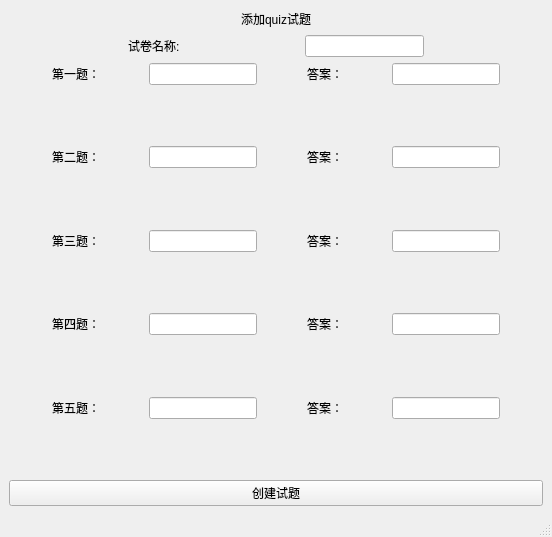
<?xml version="1.0" encoding="UTF-8"?>
<ui version="4.0">
 <class>teacher_add</class>
 <widget class="QMainWindow" name="teacher_add">
  <property name="geometry">
   <rect>
    <x>0</x>
    <y>0</y>
    <width>552</width>
    <height>537</height>
   </rect>
  </property>
  <property name="windowTitle">
   <string>MainWindow</string>
  </property>
  <widget class="QWidget" name="centralwidget">
   <layout class="QVBoxLayout" name="verticalLayout_2">
    <item>
     <layout class="QVBoxLayout" name="verticalLayout">
      <item>
       <layout class="QHBoxLayout" name="horizontalLayout">
        <item>
         <spacer name="horizontalSpacer">
          <property name="orientation">
           <enum>Qt::Horizontal</enum>
          </property>
          <property name="sizeHint" stdset="0">
           <size>
            <width>40</width>
            <height>20</height>
           </size>
          </property>
         </spacer>
        </item>
        <item>
         <widget class="QLabel" name="label">
          <property name="text">
           <string>添加quiz试题</string>
          </property>
         </widget>
        </item>
        <item>
         <spacer name="horizontalSpacer_2">
          <property name="orientation">
           <enum>Qt::Horizontal</enum>
          </property>
          <property name="sizeHint" stdset="0">
           <size>
            <width>40</width>
            <height>20</height>
           </size>
          </property>
         </spacer>
        </item>
       </layout>
      </item>
      <item>
       <layout class="QHBoxLayout" name="horizontalLayout_2">
        <item>
         <spacer name="horizontalSpacer_3">
          <property name="orientation">
           <enum>Qt::Horizontal</enum>
          </property>
          <property name="sizeHint" stdset="0">
           <size>
            <width>40</width>
            <height>20</height>
           </size>
          </property>
         </spacer>
        </item>
        <item>
         <widget class="QLabel" name="label_2">
          <property name="text">
           <string>试卷名称:</string>
          </property>
         </widget>
        </item>
        <item>
         <spacer name="horizontalSpacer_4">
          <property name="orientation">
           <enum>Qt::Horizontal</enum>
          </property>
          <property name="sizeHint" stdset="0">
           <size>
            <width>40</width>
            <height>20</height>
           </size>
          </property>
         </spacer>
        </item>
        <item>
         <widget class="QLineEdit" name="papername"/>
        </item>
        <item>
         <spacer name="horizontalSpacer_5">
          <property name="orientation">
           <enum>Qt::Horizontal</enum>
          </property>
          <property name="sizeHint" stdset="0">
           <size>
            <width>40</width>
            <height>20</height>
           </size>
          </property>
         </spacer>
        </item>
       </layout>
      </item>
      <item>
       <layout class="QHBoxLayout" name="horizontalLayout_3">
        <item>
         <spacer name="horizontalSpacer_6">
          <property name="orientation">
           <enum>Qt::Horizontal</enum>
          </property>
          <property name="sizeHint" stdset="0">
           <size>
            <width>40</width>
            <height>20</height>
           </size>
          </property>
         </spacer>
        </item>
        <item>
         <widget class="QLabel" name="label_3">
          <property name="text">
           <string>第一题：</string>
          </property>
         </widget>
        </item>
        <item>
         <spacer name="horizontalSpacer_7">
          <property name="orientation">
           <enum>Qt::Horizontal</enum>
          </property>
          <property name="sizeHint" stdset="0">
           <size>
            <width>40</width>
            <height>20</height>
           </size>
          </property>
         </spacer>
        </item>
        <item>
         <widget class="QLineEdit" name="q1"/>
        </item>
        <item>
         <spacer name="horizontalSpacer_8">
          <property name="orientation">
           <enum>Qt::Horizontal</enum>
          </property>
          <property name="sizeHint" stdset="0">
           <size>
            <width>40</width>
            <height>20</height>
           </size>
          </property>
         </spacer>
        </item>
        <item>
         <widget class="QLabel" name="label_4">
          <property name="text">
           <string>答案：</string>
          </property>
         </widget>
        </item>
        <item>
         <spacer name="horizontalSpacer_9">
          <property name="orientation">
           <enum>Qt::Horizontal</enum>
          </property>
          <property name="sizeHint" stdset="0">
           <size>
            <width>40</width>
            <height>20</height>
           </size>
          </property>
         </spacer>
        </item>
        <item>
         <widget class="QLineEdit" name="a1"/>
        </item>
        <item>
         <spacer name="horizontalSpacer_10">
          <property name="orientation">
           <enum>Qt::Horizontal</enum>
          </property>
          <property name="sizeHint" stdset="0">
           <size>
            <width>40</width>
            <height>20</height>
           </size>
          </property>
         </spacer>
        </item>
       </layout>
      </item>
      <item>
       <spacer name="verticalSpacer">
        <property name="orientation">
         <enum>Qt::Vertical</enum>
        </property>
        <property name="sizeHint" stdset="0">
         <size>
          <width>20</width>
          <height>40</height>
         </size>
        </property>
       </spacer>
      </item>
      <item>
       <layout class="QHBoxLayout" name="horizontalLayout_4">
        <item>
         <spacer name="horizontalSpacer_11">
          <property name="orientation">
           <enum>Qt::Horizontal</enum>
          </property>
          <property name="sizeHint" stdset="0">
           <size>
            <width>40</width>
            <height>20</height>
           </size>
          </property>
         </spacer>
        </item>
        <item>
         <widget class="QLabel" name="label_5">
          <property name="text">
           <string>第二题：</string>
          </property>
         </widget>
        </item>
        <item>
         <spacer name="horizontalSpacer_12">
          <property name="orientation">
           <enum>Qt::Horizontal</enum>
          </property>
          <property name="sizeHint" stdset="0">
           <size>
            <width>40</width>
            <height>20</height>
           </size>
          </property>
         </spacer>
        </item>
        <item>
         <widget class="QLineEdit" name="q2"/>
        </item>
        <item>
         <spacer name="horizontalSpacer_13">
          <property name="orientation">
           <enum>Qt::Horizontal</enum>
          </property>
          <property name="sizeHint" stdset="0">
           <size>
            <width>40</width>
            <height>20</height>
           </size>
          </property>
         </spacer>
        </item>
        <item>
         <widget class="QLabel" name="label_6">
          <property name="text">
           <string>答案：</string>
          </property>
         </widget>
        </item>
        <item>
         <spacer name="horizontalSpacer_14">
          <property name="orientation">
           <enum>Qt::Horizontal</enum>
          </property>
          <property name="sizeHint" stdset="0">
           <size>
            <width>40</width>
            <height>20</height>
           </size>
          </property>
         </spacer>
        </item>
        <item>
         <widget class="QLineEdit" name="a2"/>
        </item>
        <item>
         <spacer name="horizontalSpacer_15">
          <property name="orientation">
           <enum>Qt::Horizontal</enum>
          </property>
          <property name="sizeHint" stdset="0">
           <size>
            <width>40</width>
            <height>20</height>
           </size>
          </property>
         </spacer>
        </item>
       </layout>
      </item>
      <item>
       <spacer name="verticalSpacer_2">
        <property name="orientation">
         <enum>Qt::Vertical</enum>
        </property>
        <property name="sizeHint" stdset="0">
         <size>
          <width>20</width>
          <height>40</height>
         </size>
        </property>
       </spacer>
      </item>
      <item>
       <layout class="QHBoxLayout" name="horizontalLayout_5">
        <item>
         <spacer name="horizontalSpacer_16">
          <property name="orientation">
           <enum>Qt::Horizontal</enum>
          </property>
          <property name="sizeHint" stdset="0">
           <size>
            <width>40</width>
            <height>20</height>
           </size>
          </property>
         </spacer>
        </item>
        <item>
         <widget class="QLabel" name="label_7">
          <property name="text">
           <string>第三题：</string>
          </property>
         </widget>
        </item>
        <item>
         <spacer name="horizontalSpacer_17">
          <property name="orientation">
           <enum>Qt::Horizontal</enum>
          </property>
          <property name="sizeHint" stdset="0">
           <size>
            <width>40</width>
            <height>20</height>
           </size>
          </property>
         </spacer>
        </item>
        <item>
         <widget class="QLineEdit" name="q3"/>
        </item>
        <item>
         <spacer name="horizontalSpacer_18">
          <property name="orientation">
           <enum>Qt::Horizontal</enum>
          </property>
          <property name="sizeHint" stdset="0">
           <size>
            <width>40</width>
            <height>20</height>
           </size>
          </property>
         </spacer>
        </item>
        <item>
         <widget class="QLabel" name="label_8">
          <property name="text">
           <string>答案：</string>
          </property>
         </widget>
        </item>
        <item>
         <spacer name="horizontalSpacer_19">
          <property name="orientation">
           <enum>Qt::Horizontal</enum>
          </property>
          <property name="sizeHint" stdset="0">
           <size>
            <width>40</width>
            <height>20</height>
           </size>
          </property>
         </spacer>
        </item>
        <item>
         <widget class="QLineEdit" name="a3"/>
        </item>
        <item>
         <spacer name="horizontalSpacer_20">
          <property name="orientation">
           <enum>Qt::Horizontal</enum>
          </property>
          <property name="sizeHint" stdset="0">
           <size>
            <width>40</width>
            <height>20</height>
           </size>
          </property>
         </spacer>
        </item>
       </layout>
      </item>
      <item>
       <spacer name="verticalSpacer_3">
        <property name="orientation">
         <enum>Qt::Vertical</enum>
        </property>
        <property name="sizeHint" stdset="0">
         <size>
          <width>20</width>
          <height>40</height>
         </size>
        </property>
       </spacer>
      </item>
      <item>
       <layout class="QHBoxLayout" name="horizontalLayout_6">
        <item>
         <spacer name="horizontalSpacer_21">
          <property name="orientation">
           <enum>Qt::Horizontal</enum>
          </property>
          <property name="sizeHint" stdset="0">
           <size>
            <width>40</width>
            <height>20</height>
           </size>
          </property>
         </spacer>
        </item>
        <item>
         <widget class="QLabel" name="label_9">
          <property name="text">
           <string>第四题：</string>
          </property>
         </widget>
        </item>
        <item>
         <spacer name="horizontalSpacer_22">
          <property name="orientation">
           <enum>Qt::Horizontal</enum>
          </property>
          <property name="sizeHint" stdset="0">
           <size>
            <width>40</width>
            <height>20</height>
           </size>
          </property>
         </spacer>
        </item>
        <item>
         <widget class="QLineEdit" name="q4"/>
        </item>
        <item>
         <spacer name="horizontalSpacer_23">
          <property name="orientation">
           <enum>Qt::Horizontal</enum>
          </property>
          <property name="sizeHint" stdset="0">
           <size>
            <width>40</width>
            <height>20</height>
           </size>
          </property>
         </spacer>
        </item>
        <item>
         <widget class="QLabel" name="label_10">
          <property name="text">
           <string>答案：</string>
          </property>
         </widget>
        </item>
        <item>
         <spacer name="horizontalSpacer_24">
          <property name="orientation">
           <enum>Qt::Horizontal</enum>
          </property>
          <property name="sizeHint" stdset="0">
           <size>
            <width>40</width>
            <height>20</height>
           </size>
          </property>
         </spacer>
        </item>
        <item>
         <widget class="QLineEdit" name="a4"/>
        </item>
        <item>
         <spacer name="horizontalSpacer_25">
          <property name="orientation">
           <enum>Qt::Horizontal</enum>
          </property>
          <property name="sizeHint" stdset="0">
           <size>
            <width>40</width>
            <height>20</height>
           </size>
          </property>
         </spacer>
        </item>
       </layout>
      </item>
      <item>
       <spacer name="verticalSpacer_4">
        <property name="orientation">
         <enum>Qt::Vertical</enum>
        </property>
        <property name="sizeHint" stdset="0">
         <size>
          <width>20</width>
          <height>40</height>
         </size>
        </property>
       </spacer>
      </item>
      <item>
       <layout class="QHBoxLayout" name="horizontalLayout_7">
        <item>
         <spacer name="horizontalSpacer_26">
          <property name="orientation">
           <enum>Qt::Horizontal</enum>
          </property>
          <property name="sizeHint" stdset="0">
           <size>
            <width>40</width>
            <height>20</height>
           </size>
          </property>
         </spacer>
        </item>
        <item>
         <widget class="QLabel" name="label_11">
          <property name="text">
           <string>第五题：</string>
          </property>
         </widget>
        </item>
        <item>
         <spacer name="horizontalSpacer_27">
          <property name="orientation">
           <enum>Qt::Horizontal</enum>
          </property>
          <property name="sizeHint" stdset="0">
           <size>
            <width>40</width>
            <height>20</height>
           </size>
          </property>
         </spacer>
        </item>
        <item>
         <widget class="QLineEdit" name="q5"/>
        </item>
        <item>
         <spacer name="horizontalSpacer_28">
          <property name="orientation">
           <enum>Qt::Horizontal</enum>
          </property>
          <property name="sizeHint" stdset="0">
           <size>
            <width>40</width>
            <height>20</height>
           </size>
          </property>
         </spacer>
        </item>
        <item>
         <widget class="QLabel" name="label_12">
          <property name="text">
           <string>答案：</string>
          </property>
         </widget>
        </item>
        <item>
         <spacer name="horizontalSpacer_29">
          <property name="orientation">
           <enum>Qt::Horizontal</enum>
          </property>
          <property name="sizeHint" stdset="0">
           <size>
            <width>40</width>
            <height>20</height>
           </size>
          </property>
         </spacer>
        </item>
        <item>
         <widget class="QLineEdit" name="a5"/>
        </item>
        <item>
         <spacer name="horizontalSpacer_30">
          <property name="orientation">
           <enum>Qt::Horizontal</enum>
          </property>
          <property name="sizeHint" stdset="0">
           <size>
            <width>40</width>
            <height>20</height>
           </size>
          </property>
         </spacer>
        </item>
       </layout>
      </item>
      <item>
       <spacer name="verticalSpacer_5">
        <property name="orientation">
         <enum>Qt::Vertical</enum>
        </property>
        <property name="sizeHint" stdset="0">
         <size>
          <width>20</width>
          <height>40</height>
         </size>
        </property>
       </spacer>
      </item>
      <item>
       <widget class="QPushButton" name="submit">
        <property name="text">
         <string>创建试题</string>
        </property>
       </widget>
      </item>
     </layout>
    </item>
   </layout>
  </widget>
  <widget class="QMenuBar" name="menubar">
   <property name="geometry">
    <rect>
     <x>0</x>
     <y>0</y>
     <width>552</width>
     <height>25</height>
    </rect>
   </property>
  </widget>
  <widget class="QStatusBar" name="statusbar"/>
 </widget>
 <resources/>
 <connections/>
</ui>
